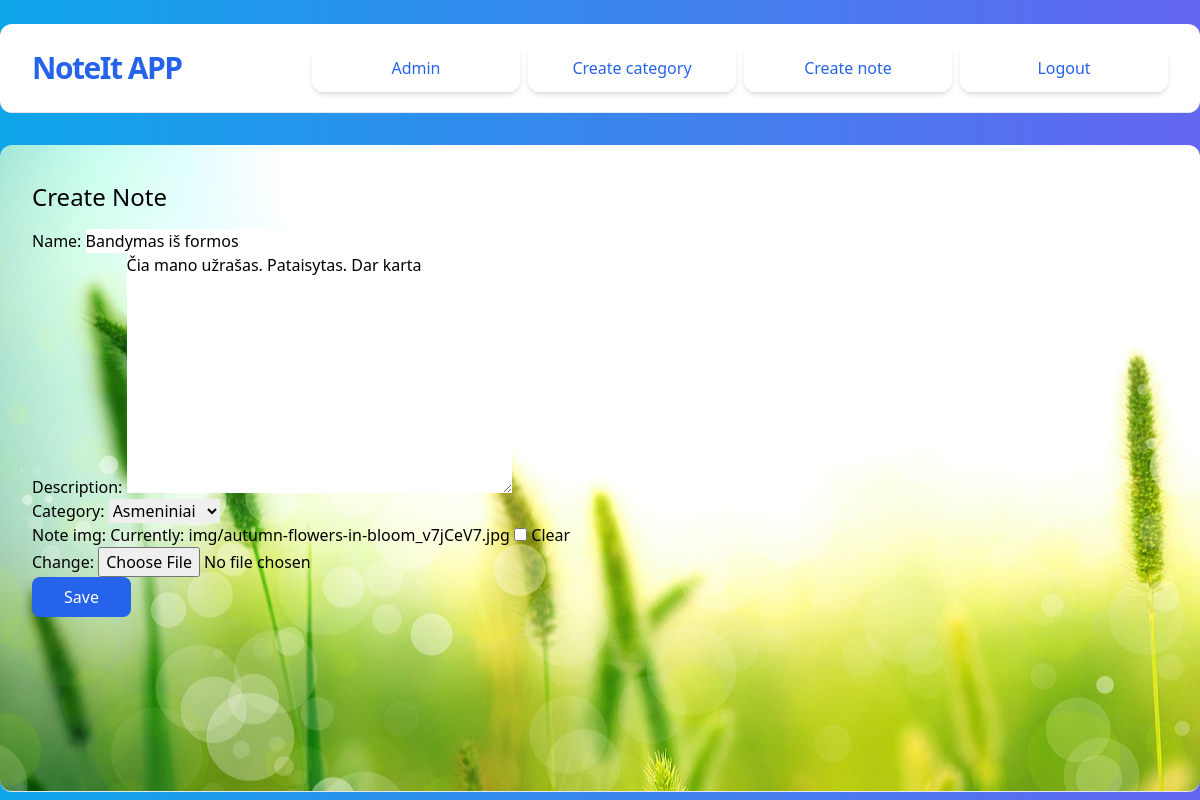
The page /notes/4/update/ (signed in) on the database its author committed.
### noteit/models.py (models this page shows, shortened)
class Note(models.Model):
    name = models.CharField(max_length=50)
    description = models.TextField(null=True)
    category = models.ForeignKey(NoteCategory, on_delete=models.CASCADE)
    assigned_to = models.ForeignKey(User, on_delete=models.CASCADE)
    created_at = models.DateTimeField(auto_now_add=True)
    updated_at = models.DateTimeField(auto_now=True)
    note_img = models.ImageField(upload_to='img/', blank=True, null=True)

class NoteCategory(models.Model):
    name = models.CharField(max_length=50)
    def __str__(self):
        return self.name

### noteit/views.py (the view, shortened to what this page needs)
# urls.py: path('notes/<int:pk>/update/', NoteUpdateView.as_view(), name='note-update'),
@method_decorator(login_required, name='dispatch')
class NoteUpdateView(UpdateView):
    model = Note
    fields = ['name', 'description', 'category', 'note_img']
    success_url = reverse_lazy('note-list')

### noteit/templates/noteit/note_form.html
{% extends 'noteit/base.html' %} {% load tailwind_filters %} {% block content %}
<div>
  <h1 class="text-2xl my-4">Create Note</h1>
  <form method="post" enctype="multipart/form-data">
    {% csrf_token %} {{ form|crispy }}
    <input
      class="px-8 py-2 text-white bg-blue-600 rounded-lg hover:bg-blue-700 hover:cursor-pointer"
      type="submit"
      value="Save"
    />
  </form>
</div>
{% endblock content %}

### rows shown on the page
Note: name "Bandymas iš formos", description "Čia mano užrašas. Pataisytas. Dar karta", category "Asmeniniai"
